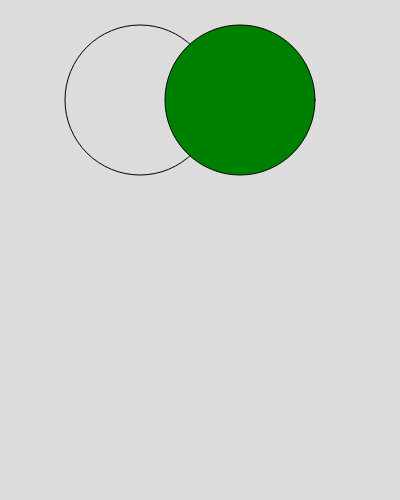
Frame 1 (no input)
Frame 60 (no input): identical to frame 1, image omitted
Frame 120 (the mouse pressed at the canvas centre since frame 60): identical to frame 1, image omitted

The p5.js sketch that drew this single still picture (run headless with seeded random() and noise() and a simulated clock; from frame 60 on, the mouse is pressed at the canvas centre):

// p5.js sketch
// ── sketch.js
var x;
var y;
var centerx;
var centery;
var theta = 0;
var ropelength = 100;
var green = 0;
var diameter = 50;

function setup() {
  // put setup code here
  createCanvas(400,500);
  background(255);  
}

function draw() {
  // put drawing code here
  // Set the background color 
    background(220); 
      
    // Use noFill() function
    noFill();
      
    // Draw a circle 
    circle(140, 100, 150);
      
    // Use fill() function to fill color
    fill('green');
      
    // Draw a crrcle 
    circle(240, 100, 150); 
}

function newX(ropelength, centerx, theta) {
  var new_x = centerx + ropelength * (cos(radians(theta)));
  return  new_x;
}

function newY(ropelength, centery, theta) {
  var new_y = centery + ropelength * (sin(radians(theta)));
  return  new_y;
}
